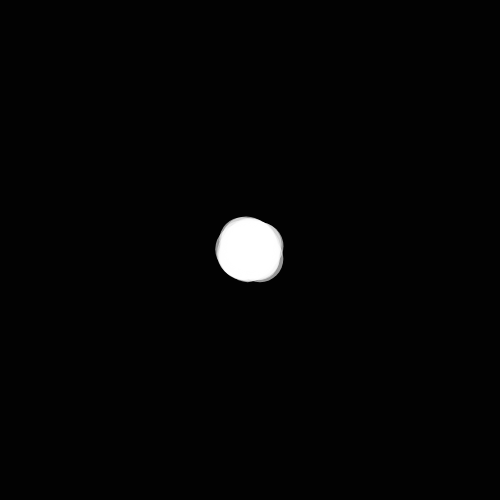
Frame 1 (no input)
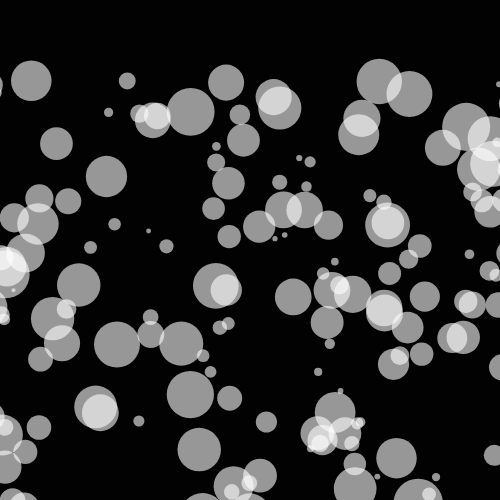
Frame 60 (no input)
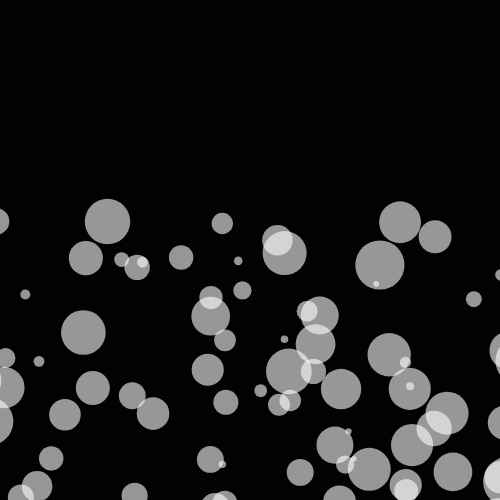
Frame 120 (the mouse pressed at the canvas centre since frame 60)

The p5.js sketch that drew these frames (run headless with seeded random() and noise() and a simulated clock; from frame 60 on, the mouse is pressed at the canvas centre):

// p5.js sketch
// ── sketch.js
var particles;

function setup() {
  createCanvas(500, 500);
  particles = [];

  for (var i = 0; i < 200; i++) {
    var particle = new Particle(createVector(width/2, height/2));
    particle.applyForce(createVector(random(-10,10), random(-10,10) ));
    //particles[i] = particle; //this
    particles.push(particle); //and this is the same.
  }
}

function draw() {
  background(2);
  for (var i = 0; i < particles.length; i++){
    var particle = particles[i];
    particle.applyForce(createVector(0, 0.1));
    particle.update();
    particle.display();
  }

}

// ── particle.js
class Particle{
  constructor(loc) {
    this.loc = loc.copy();
    this.acc = createVector(0, 0);
    this.vel = createVector(0, 0);
  }

  applyForce(force) {
    this.acc.add(force);
  }

  update() {
    this.vel.add(this.acc);
    this.loc.add(this.vel);
    this.vel.mult(0.97);
    this.acc.mult(0);
  }

  display() {
    fill(255,150);
    noStroke();
    var ellipseSize = random(4,50);
    ellipse(this.loc.x, this.loc.y, ellipseSize, ellipseSize);
  }
}
